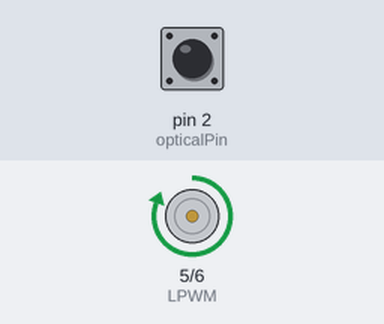
Simulated run of this sketch. Board: Arduino Uno, built with avr-gcc and run on an emulated ATmega328P. On the bench: motor-driver pin pairs drawn as motors (green arrow = first pin HIGH = forward, orange = second pin HIGH = backward, longer = more drive). The inputs (shaded band) are chosen by the test bench; at power-on: pin 2 (opticalPin) HIGH. What the sketch prints to the serial monitor is not drawn.

Above: at 0.1 s.
At 40.1 s:
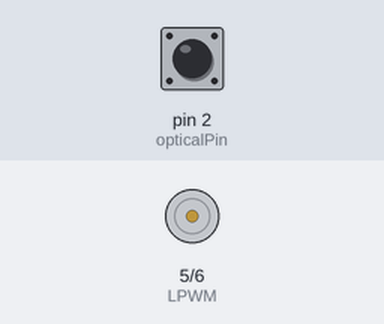
At 41.1 s:
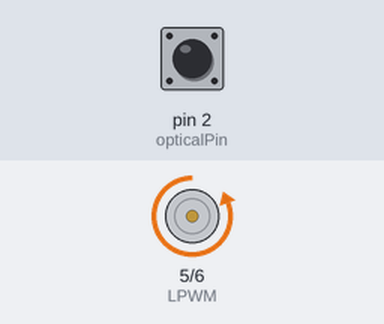
Timing chart, 0 to 42.6 s (numbered marks = the images above):
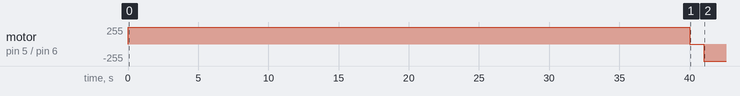

The sketch:

control_pos_actuador_lineal_RESPUESTA.ino
```cpp
#include <elapsedMillis.h>
elapsedMillis timeElapsed;

#include <Wire.h>     // Incluye libreria para interfaz I2C.
#include <RTClib.h>   // Incluye libreria para el manejo del módulo RTC.

RTC_DS3231 rtc;       // Crea objeto del tipo RTC_DS3231.

int RPWM = 6;
int LPWM = 5;
int opticalPin = 2;

volatile long lastDebounceTime = 0;

int Speed = 255;

#define falsepulseDelay 20  // Tiempo mínimo para evitar rebote.
volatile int counter;       // Para contar pulsos del encoder.
volatile int prevCounter;   // Contador anterior.
int Direction; // -1 = retayéndose,
               //  0 = detenido,
               //  1 = extendiéndose.

int pos;
long prevT = 0;
float eprev = 0;
float eintegral = 0;
int dir;
int horasDelDia[] = {5, 6, 7, 8, 9, 10, 11, 12, 13, 14, 15, 16, 17, 18, 19};
int target; // Conteo total: 1207 pulsos.
int n = 0;

void setup() {
  pinMode(RPWM, OUTPUT);
  pinMode(LPWM, OUTPUT);
  pinMode(opticalPin, INPUT_PULLUP);

  attachInterrupt(digitalPinToInterrupt(opticalPin), count, RISING);

  Serial.begin(9600);


  driveActuator(-1, 255);
  delay(40000);
  driveActuator(0, 0);
  delay(1000);
  pos = 0;
}

void loop() {

  int target = 250;

  float kp = 1;

  long currT = millis();

  float deltaT = ((float)(currT-prevT)) / 1.0e3;
  prevT = currT;

  // Error:
  int e = pos - target;

  // Señal de control:
  float u = kp * e;

  // Define la velocidad del driver:
  float vel = 255;

  int U_pwm = map(u, 0, 1207, 0, 255);
  int pwr = fabs(U_pwm);

  if(pwr > 255)
  {
    pwr = 255;
  }

  if(pwr < 12)
  {
    pwr = 12;
  }

  do{
    if(pos > target)
    {
      dir = -1;
    }
    else
    {
      dir = 1;
    }
    driveActuator(dir, vel);
    Serial.print(target);
    Serial.print(" ");
    Serial.println(pos);
    Serial.println();
  }
  while(pos != target);

  driveActuator(0, 0);


}

void driveActuator(int Direction, int Speed){
  int rightPWM = RPWM;
  int leftPWM = LPWM;

  switch(Direction){
  case 1: // Extensión.
    analogWrite(rightPWM, Speed);
    analogWrite(leftPWM, 0);
  break;

  case 0: // Sin dirección, detenido.
    analogWrite(rightPWM, 0);
    analogWrite(leftPWM, 0);
  break;

  case -1: // Retracción.
    analogWrite(rightPWM, 0);
    analogWrite(leftPWM, Speed);
  break;
  }
}

void count(){
  if ((millis() - lastDebounceTime) > falsepulseDelay) // Reduce el ruido evitando el rebote.
  {
    lastDebounceTime = millis();
    if(dir == 1){
      pos++;
    }
    if(dir == -1){
      pos--;
    }
  }
}
```

Measured:
- by itself, motor on pin 5 (LPWM) / pin 6 (RPWM): stopped → forward 255/255 at 0.00 s, → stopped 40.0 s later, → backward 255/255 1.0 s later
